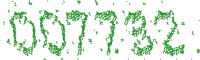
#> input picture test-examples-images/007732.png, 200 x 60 px; its folder holds only this picture in this run
$ python select-cut-images.py
#> lines starting #> are read from the running program, lines starting #| are printed output that depends on the picture; after the words box and inside, x2 and y2 are one past the last pixel; in counts of white or black regions, pixels touching at a corner belong together
import os.path
import cv2
import glob

CAPTCHA_IMAGE_FOLDER = 'test-examples-images'
OUTPUT_FOLDER = 'extracted_letter_images'

captcha_image_files = glob.glob(os.path.join(CAPTCHA_IMAGE_FOLDER, '*'))
counts = {}

def divide_img(dims):
    (x, y, w, h) = dims
    if h < 30 or w < 15:
        return []
    elif w > 80 or (w / h > 1.25):
        return []
    else:
        return [(x, y, w, h)]

for (i, captcha_image_file) in enumerate(captcha_image_files):
    print('[INFO] processing image {}/{}'.format(i + 1, len(captcha_image_files)))

    filename = os.path.basename(captcha_image_file)
    captcha_correct_text = os.path.splitext(filename)[0]

    image = cv2.imread(captcha_image_file)
#> image is the input picture: shape (60, 200, 3); mean B, G, R 222.3, 238.6, 222.3
    image = image[10:55, 10:185]
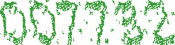
#> image: shape (45, 175, 3); mean B, G, R 207.7, 231.4, 207.7
    gray = cv2.cvtColor(image, cv2.COLOR_BGR2GRAY)
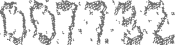
#> gray: shape (45, 175); min 111, max 255, mean 221.6
    gray = cv2.morphologyEx(gray, cv2.MORPH_CLOSE, cv2.getStructuringElement(cv2.MORPH_ELLIPSE, (3,3)))
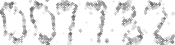
#> gray: shape (45, 175); min 111, max 255, mean 233.9
    gray = cv2.threshold(gray, 0, 255, cv2.THRESH_OTSU)[1]
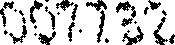
#> gray: shape (45, 175); 79.4% white; 32 black regions (14 under 20 px), largest, box (x1, y1, x2, y2) and area: (122, 26, 144, 45) 143, (153, 17, 168, 45) 137, (116, 1, 136, 18) 132
    cv2.imwrite('file1.png', gray)

    h, w = gray.shape
#> h = 45; w = 175
    delta = int(w / 6)
#> delta = 29
    images = []
    for step in range(0, 6):
        letter_text = captcha_correct_text[step]
        save_path = os.path.join(OUTPUT_FOLDER, letter_text)
        if not os.path.exists(save_path):
            os.makedirs(save_path)
        count = counts.get(letter_text, 1)
        p = os.path.join(save_path, '{}.png'.format(str(count).zfill(6)))
        im = gray[0:h, step * delta: (step + 1) * delta]
        cv2.imwrite(p, im)
        counts[letter_text] = count + 1
#> this loop made 6 passes
#> pass 1, `im = gray[0:h, step * delta: (step + 1) * delta]`:
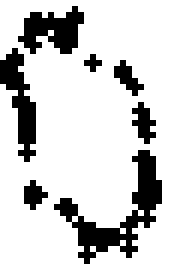
#> im: shape (45, 29) (shown 6 times larger); 80.7% white; black in thin lines or dots, all inside (x1, y1, x2, y2) = (0, 1, 27, 44)
#> pass 2, `im = gray[0:h, step * delta: (step + 1) * delta]`:
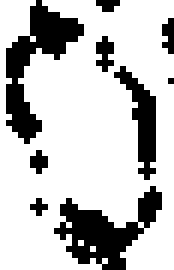
#> im: shape (45, 29) (shown 6 times larger); 75.6% white; 9 black regions (6 under 20 px), largest, box (x1, y1, x2, y2) and area: (1, 0, 14, 24) 114, (9, 31, 27, 45) 110, (19, 11, 26, 30) 54
#> pass 3, `im = gray[0:h, step * delta: (step + 1) * delta]`:
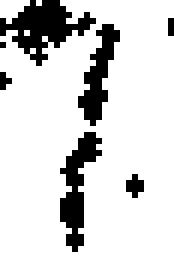
#> im: shape (45, 29) (shown 6 times larger); 84% white; black in thin lines or dots
#> after the loop, counts = {'0': 3, '7': 3, '3': 2, '2': 2}

$ run again, on test-examples-images/034502.png
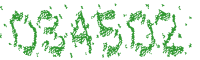
#> input picture test-examples-images/034502.png, 200 x 60 px
#> image is the input picture: shape (60, 200, 3); mean B, G, R 219.7, 237.3, 219.7
#> image: shape (45, 175, 3)
#> `gray = cv2.threshold(gray, 0, 255, cv2.THRESH_OTSU)[1]`:
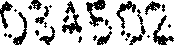
#> gray: shape (45, 175); 75.9% white; 32 black regions (17 under 20 px), largest, box (x1, y1, x2, y2) and area: (86, 0, 106, 27) 238, (62, 1, 82, 34) 230, (153, 15, 174, 45) 200
#> the loop `for step in range(0, 6):` made 6 passes
#> pass 3, `im = gray[0:h, step * delta: (step + 1) * delta]`:
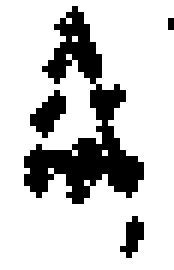
#> im: shape (45, 29) (shown 6 times larger); 79% white; 4 black regions (2 under 20 px), largest, box (x1, y1, x2, y2) and area: (4, 1, 24, 34) 230, (5, 15, 11, 23) 26
#> after the loop `for step in range(0, 6):`: counts = {'0': 3, '3': 2, '4': 2, '5': 2, '2': 2}

$ run again, on test-examples-images/044525.png
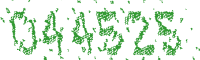
#> input picture test-examples-images/044525.png, 200 x 60 px
#> image is the input picture: shape (60, 200, 3); mean B, G, R 220.2, 237.6, 220.2
#> image: shape (45, 175, 3)
#> the loop `for step in range(0, 6):` made 6 passes
#> pass 3, `im = gray[0:h, step * delta: (step + 1) * delta]`:
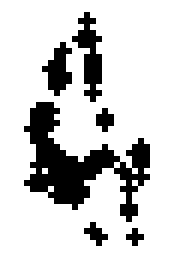
#> im: shape (45, 29) (shown 6 times larger); 81.3% white; 6 black regions (3 under 20 px), largest, box (x1, y1, x2, y2) and area: (4, 17, 25, 37) 161, (12, 2, 17, 17) 37, (7, 7, 12, 16) 25
#> after the loop `for step in range(0, 6):`: counts = {'0': 2, '4': 3, '5': 3, '2': 2}
